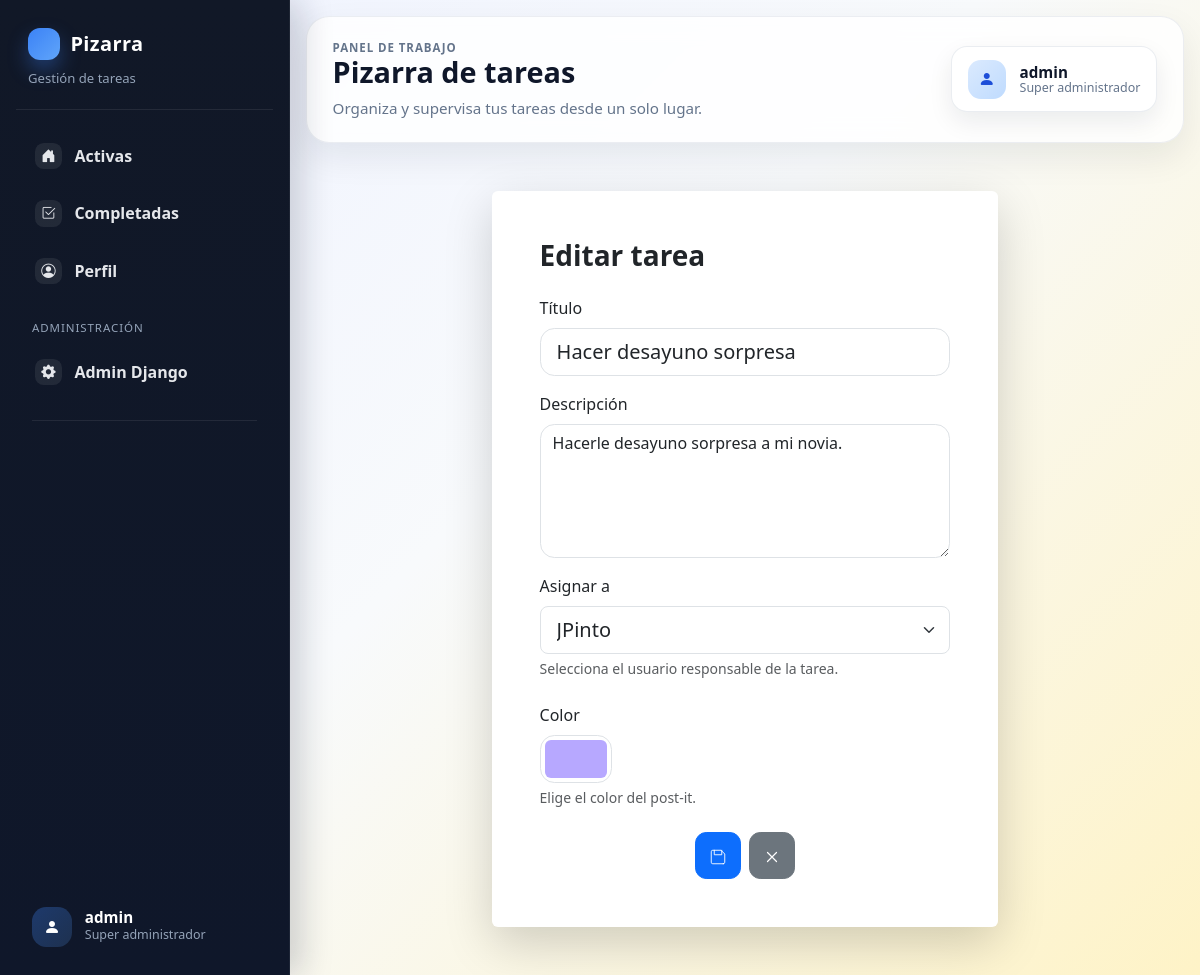
Screenshot of /task/46/edit/ (signed in) with the database file from the repository.
### tareas/models.py (models this page shows, shortened)
class Task(models.Model):
    class Status(models.TextChoices):
        PENDING = 'pending', 'Pendiente'
        COMPLETED = 'completed', 'Completada'
    title = models.CharField(max_length=120)
    description = models.TextField(blank=True)
    color = models.CharField(max_length=7, default='#ffeaa7')
    status = models.CharField(max_length=20, choices=Status.choices, default=Status.PENDING)
    created_at = models.DateTimeField(auto_now_add=True)
    completed_at = models.DateTimeField(null=True, blank=True)
    asignado_a = models.ForeignKey(
    User,
    on_delete=models.CASCADE,
    related_name='tareas',
    null=True,
    blank=True
)
    class Meta:
        ordering = ['-created_at']

### tareas/views.py (the view)
# urls.py: path('task/<int:pk>/edit/', views.task_update, name='task_update'),
@superuser_required
def task_update(request, pk):
    task = get_object_or_404(Task, pk=pk)
    form = TaskForm(request.POST or None, instance=task)
    if request.method == 'POST' and form.is_valid():
        form.save()
        messages.success(request, 'Tarea actualizada.')
        return redirect('dashboard' if task.status == Task.Status.PENDING else 'completed')
    return render(request, 'task_form.html', {'form': form, 'title': 'Editar tarea', 'action': 'Guardar cambios', 'back_url': 'completed' if task.status == Task.Status.COMPLETED else 'dashboard'})

### tareas/forms.py (shortened to what this page needs)
class TaskForm(forms.ModelForm):
    class Meta:
        model = Task
        fields = ('title', 'description', 'asignado_a', 'color')
        widgets = {
            'title': forms.TextInput(attrs={'class': 'form-control form-control-lg', 'placeholder': 'Título de la tarea'}),
            'description': forms.Textarea(attrs={'class': 'form-control', 'rows': 5, 'placeholder': 'Describe la tarea'}),
            'asignado_a': forms.Select(attrs={'class': 'form-select form-select-lg'}),
            'color': forms.TextInput(attrs={'type': 'color', 'class': 'form-control form-control-color'}),
        }
    def __init__(self, *args, **kwargs):
        super().__init__(*args, **kwargs)
        self.fields['asignado_a'].required = True
        self.fields['asignado_a'].empty_label = 'Selecciona un usuario'

### tareas/views.py (called while the page is built)
def superuser_required(view_func):
    @wraps(view_func)
    @login_required
    def _wrapped(request, *args, **kwargs):
        if not request.user.is_superuser:
            messages.error(request, 'No tienes permisos para realizar esa acción.')
            return redirect('dashboard')
        return view_func(request, *args, **kwargs)
    return _wrapped

### templates/task_form.html (shortened to what this page needs)
{% extends 'base.html' %}
{% block content %}
<div class="row justify-content-center">
  <div class="col-12 col-lg-8 col-xl-7">
    <div class="card border-0 shadow-lg">
      <div class="card-body p-4 p-md-5">
        <h1 class="h3 fw-bold mb-4">{{ title }}</h1>
        <form method="post">
          <div class="mb-3">
            <label class="form-label">Título</label>
            {{ form.title }}
          </div>
          <div class="mb-3">
            <label class="form-label">Descripción</label>
            {{ form.description }}
          </div>
          <div class="mb-4">
            <label class="form-label">Asignar a</label>
            {{ form.asignado_a }}
            <div class="form-text">Selecciona el usuario responsable de la tarea.</div>
          </div>
          <div class="mb-4">
            <label class="form-label d-block">Color</label>
            {{ form.color }}
            <div class="form-text">Elige el color del post-it.</div>
          </div>
          <div class="d-flex justify-content-center gap-2">
            <button type="submit" class="btn btn-primary btn-lg app-btn" aria-label="Guardar">
                          <svg xmlns="http://www.w3.org/2000/svg" width="18" height="18" viewBox="0 0 24 24" fill="none" aria-hidden="true"><path d="M19 21H5a2 2 0 0 1-2-2V5a2 2 0 0 1 2-2h11l5 5v11a2 2 0 0 1-2 2zM17 3v6H7V3" stroke="#fff" stroke-width="1.2" stroke-linecap="round" stroke-linejoin="round"/></svg>
            </button>
            <a class="btn btn-secondary btn-lg app-btn" href="{% url back_url %}" aria-label="Cancelar">
                          <svg xmlns="http://www.w3.org/2000/svg" width="18" height="18" viewBox="0 0 24 24" fill="none" aria-hidden="true"><path d="M6 6l12 12M6 18L18 6" stroke="currentColor" stroke-width="1.6" stroke-linecap="round" stroke-linejoin="round"/></svg>
            </a>
          </div>
        </form>
      </div>
    </div>
  </div>
</div>
{% endblock %}

### templates/base.html (shortened to what this page needs)
{% load static %}
<!doctype html>
<html lang="es">
<head>
  <link href="https://cdn.jsdelivr.net/npm/bootstrap@5.3.3/dist/css/bootstrap.min.css" rel="stylesheet">
  <link href="https://cdn.jsdelivr.net/npm/bootstrap-icons@1.11.3/font/bootstrap-icons.min.css" rel="stylesheet">
  <link rel="stylesheet" href="{% static 'css/style.css' %}?v=20260723b">
</head>
<body class="{% if user.is_authenticated %}app-authenticated{% endif %}">
  {% if user.is_authenticated %}
    <div class="app-shell">
      <aside class="sidebar-desktop d-none d-lg-flex">
        <div class="sidebar-brand">
          <a href="{% url 'dashboard' %}">Pizarra</a>
          <span>Gestión de tareas</span>
        </div>
        {% include 'partials/sidebar_nav.html' %}
      </aside>
      <div class="app-content">
        <header class="topbar">
          <div class="topbar-copy">
            <span class="topbar-kicker">{% block topbar_kicker %}Panel de trabajo{% endblock %}</span>
            <h1 class="topbar-title">{% block topbar_title %}Pizarra de tareas{% endblock %}</h1>
            <p class="topbar-subtitle">{% block topbar_subtitle %}Organiza y supervisa tus tareas desde un solo lugar.{% endblock %}</p>
          </div>
          <a class="topbar-profile d-none d-md-inline-flex" href="{% url 'profile' %}">
            <span class="topbar-profile-avatar"><i class="bi bi-person-fill"></i></span>
            <span class="topbar-profile-text">
              <strong>{{ user.username }}</strong>
              <small>{% if user.is_superuser %}Super administrador{% else %}Usuario{% endif %}</small>
            </span>
          </a>
        </header>
  {% endif %}
  <main class="{% if user.is_authenticated %}app-main container-fluid py-4 py-lg-5{% else %}container py-5{% endif %}">
    {% block content %}{% endblock %}
  </main>
  {% if user.is_authenticated %}
      </div>
    </div>
  {% endif %}
</body>
</html>

### templates/partials/sidebar_nav.html
<nav class="sidebar-nav">
  <a class="sidebar-link {% if request.resolver_match.url_name == 'dashboard' %}active{% endif %}" href="{% url 'dashboard' %}">
    <span class="sidebar-icon"><i class="bi bi-house-door-fill"></i></span>
    <span>Activas</span>
  </a>
  <a class="sidebar-link {% if request.resolver_match.url_name == 'completed' %}active{% endif %}" href="{% url 'completed' %}">
    <span class="sidebar-icon"><i class="bi bi-check2-square"></i></span>
    <span>Completadas</span>
  </a>
  <a class="sidebar-link {% if request.resolver_match.url_name == 'profile' %}active{% endif %}" href="{% url 'profile' %}">
    <span class="sidebar-icon"><i class="bi bi-person-circle"></i></span>
    <span>Perfil</span>
  </a>
  {% if user.is_superuser %}
    <div class="sidebar-section">Administración</div>
    <a class="sidebar-link" href="{% url 'admin:index' %}">
      <span class="sidebar-icon"><i class="bi bi-gear-fill"></i></span>
      <span>Admin Django</span>
    </a>
  {% endif %}
  <div class="sidebar-divider"></div>
  <div class="sidebar-user">
    <div class="sidebar-user-avatar">
      <i class="bi bi-person-fill"></i>
    </div>
    <div class="sidebar-user-meta">
      <strong>{{ request.user.username }}</strong>
      <span>{% if user.is_superuser %}Super administrador{% else %}Usuario{% endif %}</span>
    </div>
  </div>
</nav>

### static/css/style.css (style rules this page uses)
:root { --board-bg: linear-gradient(135deg, #eef2ff 0%, #f8fafc 45%, #fef3c7 100%); }
body { min-height: 100vh; background: var(--board-bg); color: #1f2937; }
.app-shell { min-height: 100vh; }
.sidebar-desktop, .sidebar-mobile { background: linear-gradient(180deg, #111827 0%, #0f172a 100%); color: #e5e7eb; }
.sidebar-desktop { width: 290px; position: fixed; inset: 0 auto 0 0; z-index: 1030; padding: 1.25rem 1rem; box-shadow: 12px 0 30px rgba(15, 23, 42, 0.18); border-right: 1px solid rgba(255,255,255,0.06); flex-direction: column; }
.sidebar-brand { padding: .5rem .75rem 1.25rem; border-bottom: 1px solid rgba(255,255,255,0.08); margin-bottom: 1rem; }
.sidebar-brand a { display: inline-flex; align-items: center; gap: .65rem; color: #fff; text-decoration: none; font-size: 1.25rem; font-weight: 800; letter-spacing: .02em; }
.sidebar-brand a::before { content: ""; width: 2rem; height: 2rem; border-radius: .75rem; background: linear-gradient(135deg, #3b82f6, #60a5fa); box-shadow: 0 10px 20px rgba(59, 130, 246, 0.35); }
.sidebar-brand span { display: block; color: #94a3b8; font-size: .82rem; margin-top: .2rem; }
.sidebar-nav { display: flex; flex-direction: column; gap: .35rem; padding: .25rem; flex: 1 1 auto; }
.sidebar-link { display: flex; align-items: center; gap: .8rem; padding: .8rem .95rem; border-radius: .95rem; color: #e5e7eb; text-decoration: none; font-weight: 600; transition: background-color .15s ease, transform .15s ease, color .15s ease; }
.sidebar-icon { width: 1.65rem; height: 1.65rem; display: inline-grid; place-items: center; border-radius: .55rem; background: rgba(255,255,255,0.08); font-size: .9rem; flex: 0 0 auto; }
.sidebar-section { color: #94a3b8; font-size: .72rem; text-transform: uppercase; letter-spacing: .08em; margin: 1rem .75rem .3rem; }
.sidebar-divider { height: 1px; background: rgba(255,255,255,0.08); margin: 1rem .75rem; }
.sidebar-user { margin-top: auto; padding: 1rem .75rem .25rem; display: flex; align-items: center; gap: .8rem; }
.sidebar-user-avatar { width: 2.5rem; height: 2.5rem; border-radius: .9rem; display: inline-grid; place-items: center; background: linear-gradient(135deg, rgba(59,130,246,.32), rgba(96,165,250,.18)); color: #fff; }
.sidebar-user-meta { display: flex; flex-direction: column; min-width: 0; }
.sidebar-user-meta strong { color: #fff; font-size: .95rem; line-height: 1.1; }
.sidebar-user-meta span { color: #94a3b8; font-size: .78rem; }
.app-content { min-height: 100vh; margin-left: 290px; }
.topbar { display: flex; align-items: center; justify-content: space-between; gap: 1rem; min-height: 96px; padding: 1.35rem 1.6rem; margin: 1rem 1rem 0; background: rgba(255,255,255,0.82); backdrop-filter: blur(12px); border: 1px solid rgba(148, 163, 184, 0.18); border-radius: 1.45rem; box-shadow: 0 14px 34px rgba(15, 23, 42, 0.08); }
.topbar-copy { display: flex; flex-direction: column; gap: .1rem; min-width: 0; }
.topbar-kicker { font-size: .72rem; font-weight: 700; letter-spacing: .08em; text-transform: uppercase; color: #64748b; }
.topbar-title { font-size: 1.8rem; font-weight: 800; line-height: 1.05; color: #0f172a; }
.topbar-subtitle { margin: 0; color: #64748b; font-size: .95rem; }
.topbar-profile { display: inline-flex; align-items: center; gap: .85rem; padding: .8rem 1rem; border-radius: 1rem; background: #fff; border: 1px solid rgba(148, 163, 184, 0.2); text-decoration: none; color: #0f172a; box-shadow: 0 10px 24px rgba(15, 23, 42, 0.08); }
.topbar-profile-avatar { width: 2.4rem; height: 2.4rem; border-radius: .8rem; display: inline-grid; place-items: center; background: linear-gradient(135deg, #dbeafe, #bfdbfe); color: #1d4ed8; }
.topbar-profile-text { display: flex; flex-direction: column; line-height: 1.1; }
.topbar-profile-text strong { font-size: .95rem; }
.topbar-profile-text small { color: #64748b; font-size: .78rem; }
.app-main { max-width: 1500px; }
.auth-form .form-control, .auth-form .form-control:focus, .card .form-control, .card .form-control:focus { border-radius: 0.9rem; box-shadow: none; }
input[type="color"].form-control-color { width: 4.5rem; height: 3rem; padding: .25rem; }
.app-btn { border-radius: .7rem; padding:.45rem .8rem; font-weight:600; transition: transform .06s ease, box-shadow .12s ease; }
.app-btn { border-radius: .7rem; padding:.45rem .8rem; font-weight:600; }

### rows the page displays
Task: title "Hacer desayuno sorpresa", description "Hacerle desayuno sorpresa a mi novia.", asignado_a "JPinto", color "#b7a8ff"

### other values shown
{{ request.user.username }} "admin"
{{ user.username }} "admin"
{{ title }} "Editar tarea"
